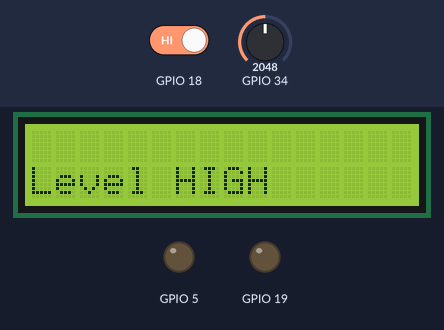
The sketch below on a simulated ESP32. On the bench: 16×2 character LCD, output pins drawn as LEDs (lit = HIGH). Dashed ring = blinking. Inputs (shaded band) come from the test bench; at power-on: GPIO 18 HIGH, GPIO 34 = 2048. WiFi joins after 1.5 s; servers stay silent unless stated; random numbers use the default seed unless the sketch sets one; no MQTT or app messages arrive unless stated; what the sketch prints to the serial monitor is not drawn.

Above: at 2.7 s.
2.8 s: GPIO 18 driven LOW
At 3.6 s:
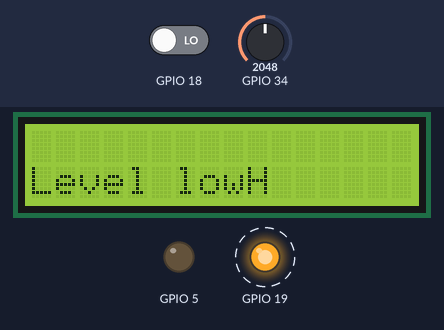
5.8 s: GPIO 34 set to 3433
8.3 s: GPIO 34 set to 3566
At 9.3 s:
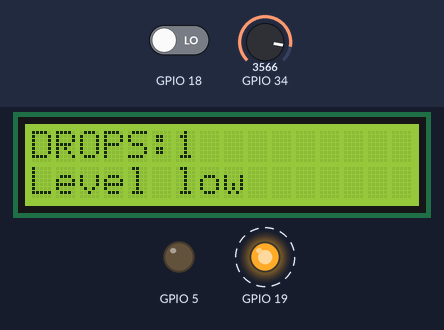
11.3 s: GPIO 18 driven HIGH
At 11.57 s:
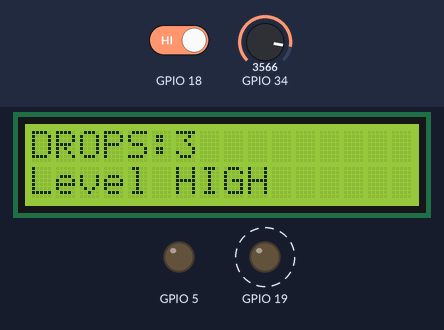
Timing chart, 0 to 28.9 s (numbered marks = the images above; inputs shaded):
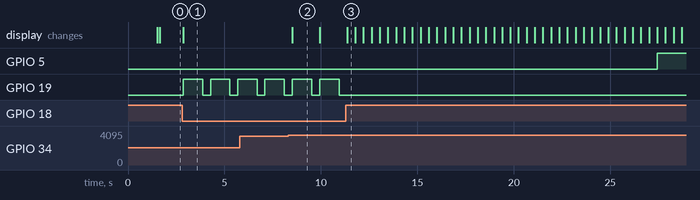

The sketch:

iv.ino
```cpp
#include <WiFi.h>
#include <PubSubClient.h>
WiFiClient espClient;
PubSubClient client(espClient);
#include <Wire.h>
#include <LiquidCrystal_I2C.h>
LiquidCrystal_I2C lcd(0x27, 16, 2);
const char* ssid = "PANTECH e-Learning";
const char* password = "pantech2020";
const char* mqtt_server = "broker.mqtt-dashboard.com";

long lastMsg = 0;
char msg[50];
int value = 0;
String message="";
char val[50];
int beat = 0,count = 0,drop = 0;


void setup_wifi() {

    delay(10);

    Serial.println();
    Serial.print("Connecting to ");
    Serial.println(ssid);

    WiFi.begin(ssid, password);

    while (WiFi.status() != WL_CONNECTED) {
      delay(500);
      Serial.print(".");
  }

    randomSeed(micros());

    Serial.println("");
    Serial.println("WiFi connected");
    Serial.println("IP address: ");
    Serial.println(WiFi.localIP());
}

void callback(char* topic, byte* payload, unsigned int length) {
    for (int i = 0; i < length; i++) {
      message=message+(char)payload[i];
      }
    Serial.println(message);
    Serial.println();
}

void reconnect() {
    while (!client.connected()) {
        Serial.print("Attempting MQTT connection...");
        String clientId = "ESP8266Client-";
        clientId += String(random(0xffff), HEX);
        if (client.connect(clientId.c_str())) {
          Serial.println("connected");
          client.publish("outTopic", "hello world");
          client.subscribe("node1");
        }
        else {
          Serial.print("failed, rc=");
          Serial.print(client.state());
          Serial.println(" try again in 5 seconds");
          delay(5000);
        }
    }
}

void setup() {
    Serial.begin(9600);
    pinMode(18,INPUT);
    setup_wifi();
    pinMode(19,OUTPUT);
    pinMode(5,OUTPUT);
    client.setServer(mqtt_server, 1883);
    lcd.begin();
    lcd.backlight();
 }

void loop() {
       client.setCallback(callback);
    if (!client.connected()) {
      reconnect();
    }
    client.loop();


 int ldr = analogRead(34);
   Serial.print("LDR");
   Serial.println(ldr);

 count++;

//Serial.println(analogRead(A0));
  if(ldr > 3500 )
{
  drop++;
  Serial.print("DROPS: ");
  Serial.println(drop);
  lcd.clear();
  lcd.setCursor(0,0);
  lcd.print("DROPS:");
  lcd.println(drop);
  if(count>80)
  {

  Serial.print("DROPS PER MIN: ");
  Serial.println(drop);
  delay(3000);
  drop=0;
  count=0;

  }
}


//Serial.print("count:");
//Serial.println(count);


 if(drop>40){
//  Serial.println("2");
  client.publish("M_alert", "Drop rate high");
   digitalWrite(5,HIGH);
 }
 else{
    digitalWrite(5,LOW);

 }
 Serial.println(digitalRead(18));
  if(digitalRead(18)==0){
//  Serial.println("3");
  client.publish("M_alert", "level low");
  lcd.setCursor(0,1);
  lcd.print("Level low");
  digitalWrite(19,HIGH);
  delay(1000);
   digitalWrite(19,LOW);
 }
 else{
    lcd.setCursor(0,1);
  lcd.print("Level HIGH");

 }

 delay(400);
}
```

Measured:
- the behaviour switches between 3500 and 3501 on GPIO 34 (found by bisection; images 1 and 2)
- after the input at 2.8 s, GPIO 19: alternates HIGH for 1.0 s and LOW for 0.41 s, starting after 0.07 s; the display: changes after 0.07 s (image 1)
- after the input at 8.3 s, the display: changes after 0.22 s (image 2)
- after the input at 11.3 s, GPIO 5: LOW → HIGH after 16.1 s
- what the display in image 2 shows lasts 1.4 s, from 8.5 s to 9.9 s
- what the display in image 3 shows lasts 0.4 s, from 11.4 s to 11.8 s
